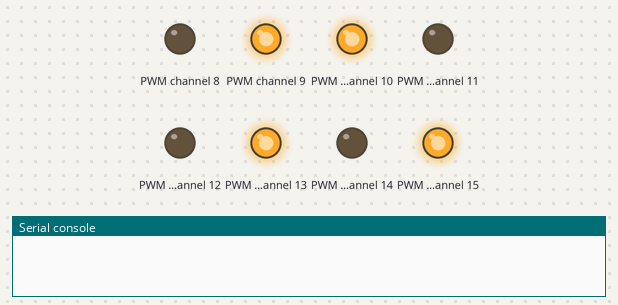
Bench run of a program on a simulated ESP32 board running MicroPython. Shown: output pins drawn as LEDs (lit = HIGH), the last lines printed to the serial console. Threads take turns every 2 ms.

Above: at 0.1 s.
At 5.2 s:
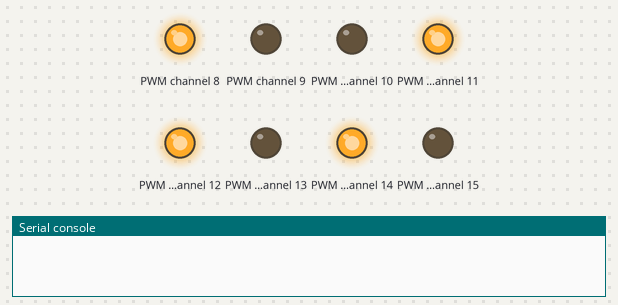
At 10.2 s:
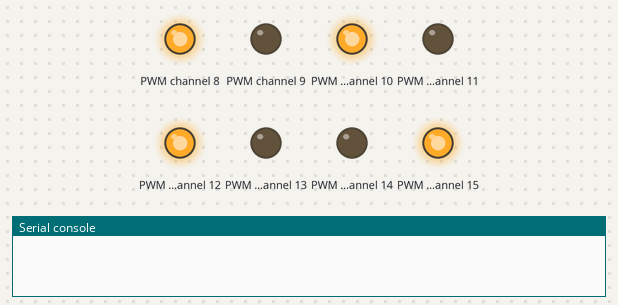
At 15.2 s:
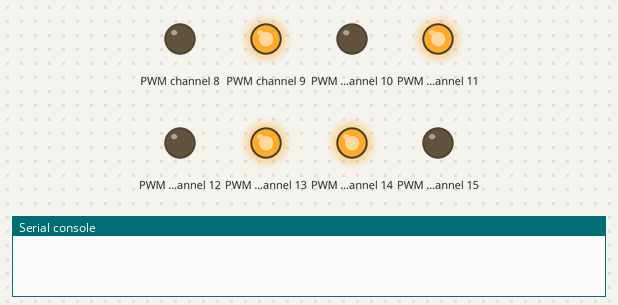
At 20.3 s:
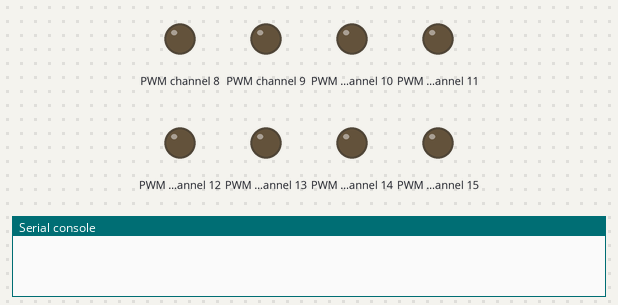
At 35.4 s:
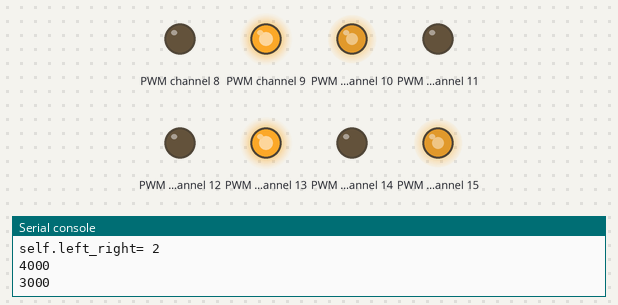
Timing chart, 0 to 36.9 s (numbered marks = the images above):
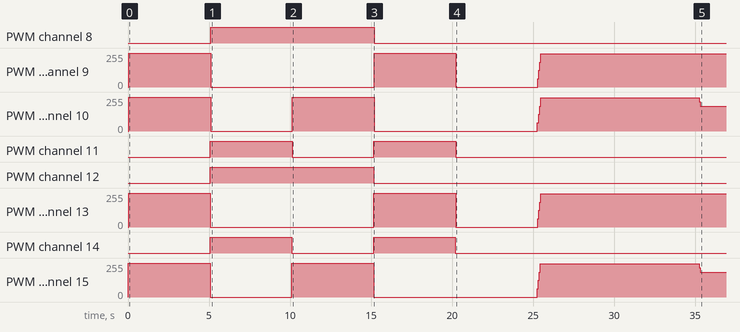

Measured:
- by itself, PWM channel 8, PWM channel 12: LOW → HIGH at 5.1 s, → LOW 10.1 s later
- by itself, PWM channel 9, PWM channel 13: ramps from 0/255 to 255/255 and jumps back, once every 15.1 s
- by itself, PWM channel 11, PWM channel 14: alternates HIGH for 5.0 s and LOW for 5.0 s, 4 changes in all, then stays LOW

The program:

car.py
```python
"""
The MIT License (MIT)
Copyright © 2019    @Lyubiao
"""

"""
bpi-car
position                               |\\\\\\| in_a | in_b |
          -+-----------------+-        +--------------------+
         | + |     前      | + |       | 左前 |  12  |  13  |
         | + |             | + |       +--------------------+
           |                 |         | 右前 |  15  |  14  |
           +-----------------+         +--------------------+
           |                 |         | 左后 |   8  |   9  |
         | + |     后      | + |       +--------------------+
         | + |             | + |       | 右后 |  10  |  11  |
           +-----------------+         +--------------------+
"""


import pca9685
from ucollections import deque
class bpicar(pca9685.PCA9685):
    def __init__(self, i2c, address=0x40):
        pca9685.PCA9685.__init__(self, i2c, address)
        self.freq(1000)
        self.data_cache = ()
        self.DataCache = deque(self.data_cache, 10)
        self.left_value = 0
        self.right_value = 0
        self.front_after = 0
        self.left_right = 0

    def _run(self, in_a, in_b, speed, invert=False):
        if invert == False:
            self.duty(in_a, speed)
            self.duty(in_b, 0)

        if invert == True:
            self.duty(in_b, speed)
            self.duty(in_a, 0)

    def forward(self, speed):

        self._run(15, 14, speed)
        self._run(12, 13, speed, True)
        self._run(10, 11, speed)
        self._run(8, 9, speed, True)

    def backward(self, speed):
        self._run(15, 14, speed, True)
        self._run(12, 13, speed)
        self._run(10, 11, speed, True)
        self._run(8, 9, speed)

    def turn_left(self, speed):

        self._run(15, 14, speed)
        self._run(12, 13, speed)
        self._run(10, 11, speed)
        self._run(8, 9, speed)

    def turn_right(self, speed):
        self._run(15, 14, speed, True)
        self._run(12, 13, speed, True)
        self._run(10, 11, speed, True)
        self._run(8, 9, speed, True)

    def stop(self):
        self._run(14, 15, 0)
        self._run(12, 13, 0)
        self._run(10, 11, 0)
        self._run(8, 9, 0)

    def car_test(self):
        import utime
        while True:
            if len(self.DataCache):
                print('f', len(self.DataCache))
                temp = self.DataCache.popleft()
                print('a', len(self.DataCache))
                if temp == 'N':
                    self.front_after += 1
                    if self.front_after > 4:
                        self.front_after = 4
                    if self.front_after == 0:
                        self.left_right = 0
                    print('self.front_after=', self.front_after)
                    print('self.left_right=', self.left_right)

                if temp == 'S':
                    self.front_after -= 1
                    if self.front_after < -4:
                        self.front_after = -4
                    if self.front_after == 0:
                        self.left_right = 0
                    print('self.front_after=', self.front_after)
                    print('self.left_right=', self.left_right)

                if temp == 'E':
                    self.left_right += 1
                    if self.left_right > 4:
                        self.left_right = 4
                    print('self.front_after=', self.front_after)
                    print('self.left_right=', self.left_right)

                if temp == 'W':
                    self.left_right -= 1
                    if self.left_right < -4:
                        self.left_right = -4
                    if self.front_after == 0:
                        self.left_right = 0
                    print('self.front_after=', self.front_after)
                    print('self.left_right=', self.left_right)

                speed = 1000 * abs(self.front_after)
                if self.front_after >= 0:
                    if self.left_right <= 0:
                        self._run(15, 14, speed)
                        self._run(10, 11, speed)
                        self._run(12, 13, int(
                            speed*(8-abs(self.left_right))/8), True)
                        self._run(
                            8, 9, int(speed*(8-abs(self.left_right))/8), True)
                    if self.left_right > 0:
                        self._run(15, 14, int(
                            speed*(8-abs(self.left_right))/8))
                        self._run(10, 11, int(
                            speed*(8-abs(self.left_right))/8))
                        self._run(12, 13, speed, True)
                        self._run(8, 9, speed, True)
                if self.front_after < 0:
                    if self.left_right <= 0:
                        self._run(15, 14, speed, True)
                        self._run(10, 11, speed, True)
                        self._run(12, 13, int(
                            speed*(8-abs(self.left_right))/8))
                        self._run(8, 9,   int(
                            speed*(8-abs(self.left_right))/8))
                    if self.left_right > 0:
                        self._run(15, 14, int(
                            speed*(8-abs(self.left_right))/8), True)
                        self._run(10, 11, int(
                            speed*(8-abs(self.left_right))/8), True)
                        self._run(12, 13, speed)
                        self._run(8, 9, speed)
                print(speed)
                print(int(speed*(8-abs(self.left_right))/8))
            utime.sleep_ms(20)


def unit_test():
    from machine import Pin, I2C
    i2c = I2C(scl=Pin(22), sda=Pin(21), freq=10000)
    car = bpicar(i2c)
    import utime
    import _thread
    _thread.start_new_thread(car.car_test, ())

    car.forward(4095)
    utime.sleep(5)
    car.backward(4095)
    utime.sleep(5)
    car.turn_left(4095)
    utime.sleep(5)
    car.turn_right(4095)
    utime.sleep(5)
    car.stop()
    utime.sleep(5)
    car.DataCache.append('N')
    car.DataCache.append('N')
    car.DataCache.append('N')
    car.DataCache.append('N')
    utime.sleep(10)
    car.DataCache.append('E')
    car.DataCache.append('E')
    utime.sleep(10)
    car.DataCache.append('S')
    car.DataCache.append('S')
    car.DataCache.append('S')
    car.DataCache.append('S')
    car.DataCache.append('S')
    car.DataCache.append('S')
    car.DataCache.append('S')
    car.DataCache.append('S')

    utime.sleep(10)
    car.stop()


if __name__ == '__main__':
    unit_test()
```
